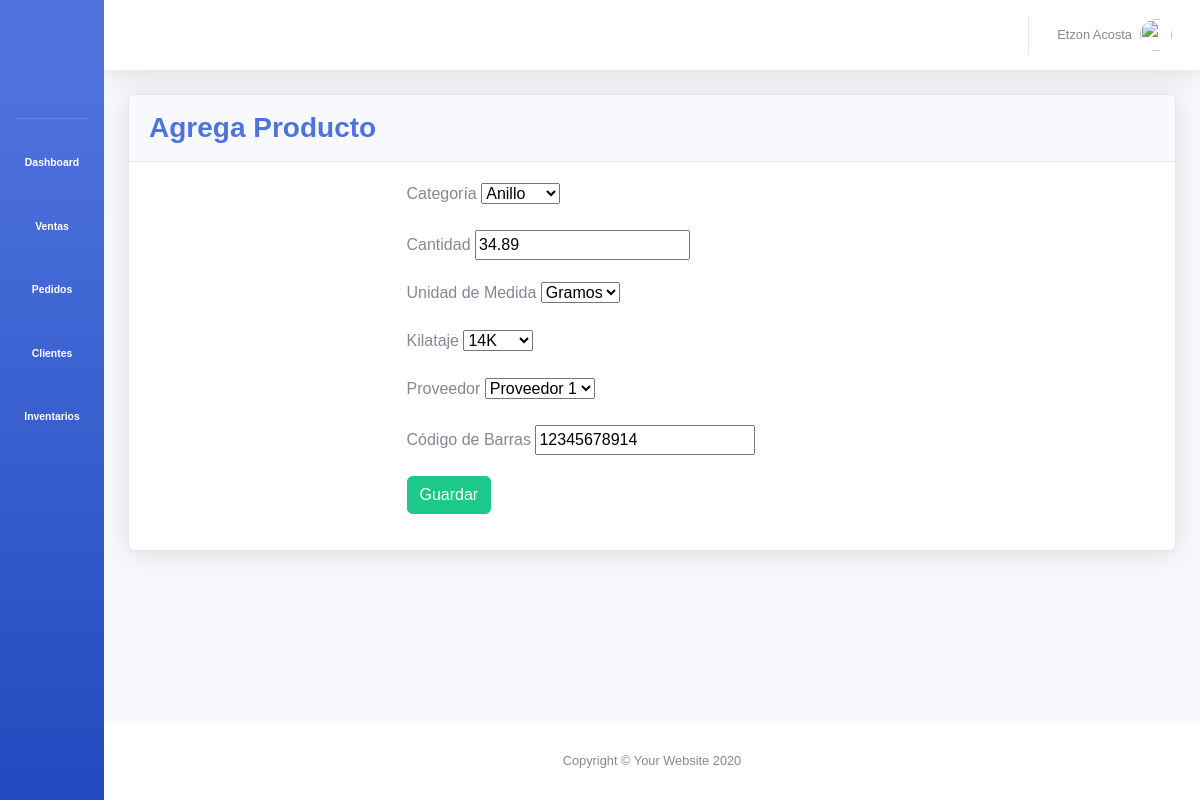
The page /inventarios/actualiza_producto/2/ on the database its author committed.
### inventarios/models.py (models this page shows, shortened)
class Category(models.Model):
	category_id = models.AutoField(primary_key=True)
	name = models.CharField(max_length=50)
	class Meta:
		db_table = 'categories'
		verbose_name = 'categorie'
	def __str__(self):
		return self.name

class Product(models.Model):
	product_id = models.AutoField(primary_key=True)
	category = models.ForeignKey(Category, on_delete=models.CASCADE)
	quantity = models.FloatField(null=True)
	unit_measurement = models.ForeignKey(UnitMeasurement, on_delete=models.CASCADE)
	kilate = models.ForeignKey(Kilate, on_delete=models.CASCADE)
	vendor = models.ForeignKey(Vendor, on_delete=models.CASCADE)
	barcode = models.BigIntegerField(null=True)

class UnitMeasurement(models.Model):
	unit_measurement_id = models.AutoField(primary_key=True)
	name = models.CharField(max_length=10)
	class Meta:
		db_table = 'units_measurements'
		verbose_name = 'units Measurement'
	def __str__(self):
		return self.name

class Kilate(models.Model):
	kilate_id = models.AutoField(primary_key=True)
	name = models.CharField(max_length=5)
	def __str__(self):
		return self.name

class Vendor(models.Model):
	vendor_id = models.AutoField(primary_key=True)
	name = models.CharField(max_length=50)
	phone = models.CharField(max_length=15)
	direction = models.CharField(max_length=50)
	def __str__(self):
		return self.name

### inventarios/views.py (the view)
# urls.py: path('actualiza_producto/<str:pk>/', views.actualiza_producto, name='actualiza_producto'),
def actualiza_producto(request, pk):
	producto = Product.objects.get(product_id=pk)
	form = ProductForm(instance=producto)
	if request.method == 'POST':
		form = ProductForm(request.POST, instance=producto)
		if form.is_valid():
			form.save()
			return redirect('inventarios')
	contexto = {'form': form}
	return render(request, 'inventarios/producto_form.html', contexto)

### inventarios/forms.py
class ProductForm(ModelForm):
	class Meta:
		model = Product
		fields = '__all__'

### inventarios/templates/inventarios/producto_form.html (shortened to what this page needs)
{% extends 'base.html' %}
{% load static %}
{% block css_variables %}
	<link rel="stylesheet" type="text/css" href="{% static '/css/Inventarios/crud_productos.css' %}">
{% endblock %}
{% block content %}
	<div class="row">
		<div class="col-xl-12">
		  <div class="card shadow mb-4">
		    <div class="card-header py-3">
		      <h3 class="m-0 font-weight-bold text-primary">Agrega Producto</h3>
		    </div>
		    <div class="card-body">
		    	<div class="row">
		    		<div class="col-xl-12">
		    			<form method="POST" id="agrega-producto">
		    				<div class="row justify-content-center">
		    					<div class="col-xl-6">
		    						<div class="form-group">
			    						<label for="exampleInputEmail1">Categoría</label>
			    						{{ form.category }}
		    						</div>
		    					</div>
		    				</div>
		    				<div class="row justify-content-center">
		    					<div class="col-xl-6">
		    						<div class="form-group">
				    					<label for="exampleInputEmail1">Cantidad</label>
				    					{{ form.quantity }}
		    						</div>
		    					</div>
		    				</div>
		    				<div class="row justify-content-center">
		    					<div class="col-xl-6">
		    						<div class="form-group">
				    					<label for="exampleInputEmail1">Unidad de Medida</label>
				    					{{ form.unit_measurement }}
		    						</div>
		    					</div>
		    				</div>
		    				<div class="row justify-content-center">
		    					<div class="col-xl-6">
		    						<div class="form-group">
				    					<label for="exampleInputEmail1">Kilataje</label>
				    					{{ form.kilate }}
		    						</div>
		    					</div>
		    				</div>
		    				<div class="row justify-content-center">
		    					<div class="col-xl-6">
		    						<div class="form-group">
				    					<label for="exampleInputEmail1">Proveedor</label>
				    					{{ form.vendor }}
		    						</div>
		    					</div>
		    				</div>
		    				<div class="row justify-content-center">
		    					<div class="col-xl-6">
		    						<div class="form-group">
				    					<label for="exampleInputEmail1">Código de Barras</label>
				    					{{ form.barcode }}
		    						</div>
		    					</div>
		    				</div>
		    				<div class="row justify-content-center">
		    					<div class="col-xl-6">
		    						<div class="form-group">
				    					<input type="submit" class="btn btn-success" value="Guardar">
		    						</div>
		    					</div>
		    				</div>
		    			</form>
		    		</div>
		    	</div>
		    </div>
		  </div>
		</div>
	</div>
{% endblock %}

### static/css/base/main_base.css (style rules this page uses)
* { font-family: sans-serif; }

### rows shown on the page
Category: category "Anillo"
Product: quantity "34.89", barcode "12345678914"
UnitMeasurement: unit_measurement "Gramos"
Kilate: kilate "14K"
Vendor: vendor "Proveedor 1"
